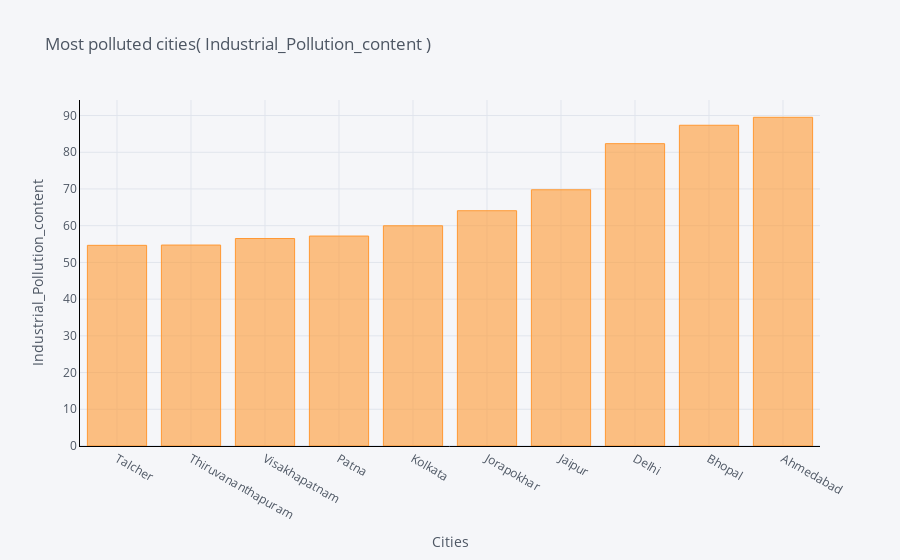
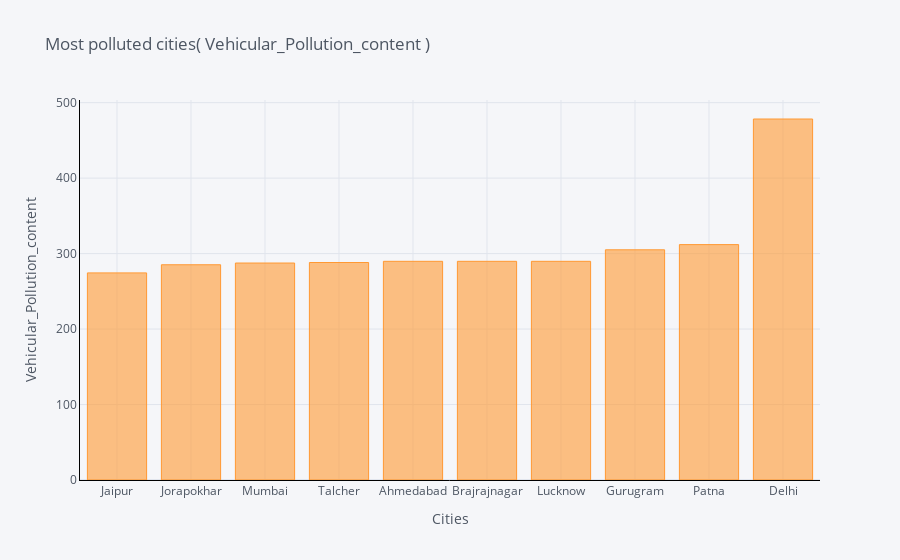

The code cell stored with these charts, in order, in its notebook:
### Code cell
def max_bar_plot(var):
    x1 = df2[['City',var]].groupby(["City"]).median().sort_values(by = var,
    ascending = True).tail(10).iplot(kind='bar', xTitle='Cities',yTitle=var, 
                                     linecolor='black', title='{2} {1} {0}'.format(")",var,'Most polluted cities('))

p1 = max_bar_plot('Industrial_Pollution_content')
p2 = max_bar_plot('Vehicular_Pollution_content')

### Figure 1 — Plotly figure (JSON) as saved in the notebook; plotly's stock layout.template omitted (floating-point values rounded to 4 significant figures)
{"data": [{"marker": {"color": "rgba(255, 153, 51, 0.6)", "line": {"color": "rgba(255, 153, 51, 1.0)", "width": 1}}, "name": "Industrial_Pollution_content", "orientation": "v", "text": "", "x": ["Talcher", "Thiruvananthapuram", "Visakhapatnam", "Patna", "Kolkata", "Jorapokhar", "Jaipur", "Delhi", "Bhopal", "Ahmedabad"], "y": [54.65, 54.73, 56.51, 57.17, 59.98, 64.08, 69.78, 82.34, 87.35, 89.52], "type": "bar"}], "layout": {"legend": {"bgcolor": "#F5F6F9", "font": {"color": "#4D5663"}}, "paper_bgcolor": "#F5F6F9", "plot_bgcolor": "#F5F6F9", "title": {"font": {"color": "#4D5663"}, "text": "Most polluted cities( Industrial_Pollution_content )"}, "xaxis": {"gridcolor": "#E1E5ED", "linecolor": "black", "showgrid": true, "tickfont": {"color": "#4D5663"}, "title": {"font": {"color": "#4D5663"}, "text": "Cities"}, "zerolinecolor": "#E1E5ED"}, "yaxis": {"gridcolor": "#E1E5ED", "linecolor": "black", "showgrid": true, "tickfont": {"color": "#4D5663"}, "title": {"font": {"color": "#4D5663"}, "text": "Industrial_Pollution_content"}, "zerolinecolor": "#E1E5ED"}}}

### Figure 2 — Plotly figure (JSON) as saved in the notebook; plotly's stock layout.template omitted (floating-point values rounded to 4 significant figures)
{"data": [{"marker": {"color": "rgba(255, 153, 51, 0.6)", "line": {"color": "rgba(255, 153, 51, 1.0)", "width": 1}}, "name": "Vehicular_Pollution_content", "orientation": "v", "text": "", "x": ["Jaipur", "Jorapokhar", "Mumbai", "Talcher", "Ahmedabad", "Brajrajnagar", "Lucknow", "Gurugram", "Patna", "Delhi"], "y": [274.4, 285.2, 287.5, 288.2, 289.8, 289.8, 289.8, 305.0, 311.9, 478.3], "type": "bar"}], "layout": {"legend": {"bgcolor": "#F5F6F9", "font": {"color": "#4D5663"}}, "paper_bgcolor": "#F5F6F9", "plot_bgcolor": "#F5F6F9", "title": {"font": {"color": "#4D5663"}, "text": "Most polluted cities( Vehicular_Pollution_content )"}, "xaxis": {"gridcolor": "#E1E5ED", "linecolor": "black", "showgrid": true, "tickfont": {"color": "#4D5663"}, "title": {"font": {"color": "#4D5663"}, "text": "Cities"}, "zerolinecolor": "#E1E5ED"}, "yaxis": {"gridcolor": "#E1E5ED", "linecolor": "black", "showgrid": true, "tickfont": {"color": "#4D5663"}, "title": {"font": {"color": "#4D5663"}, "text": "Vehicular_Pollution_content"}, "zerolinecolor": "#E1E5ED"}}}
